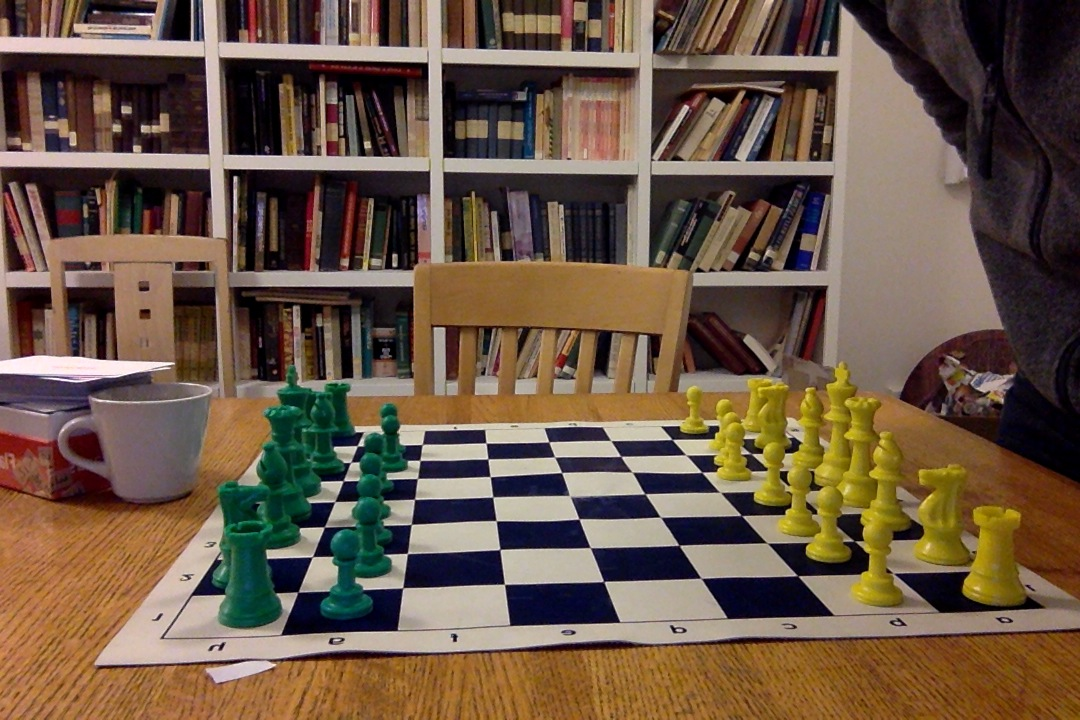
#> input picture data/ic1/4.jpg, 1080 x 720 px
$ python preprocess_test.py
#> lines starting #> are read from the running program, lines starting #| are printed output that depends on the picture
import cv2
import numpy as np
from util import *


if __name__ == "__main__":

	#=====[ Step 1: read in image	]=====
	im_raw = cv2.imread ('../data/ic1/4.jpg')
#> im_raw is the input picture: shape (720, 1080, 3); mean B, G, R 69.7, 87, 107.3
	im_size = im_raw.shape[0]
#> im_size = 720
	im_raw = im_raw[int(im_size/2):, :]
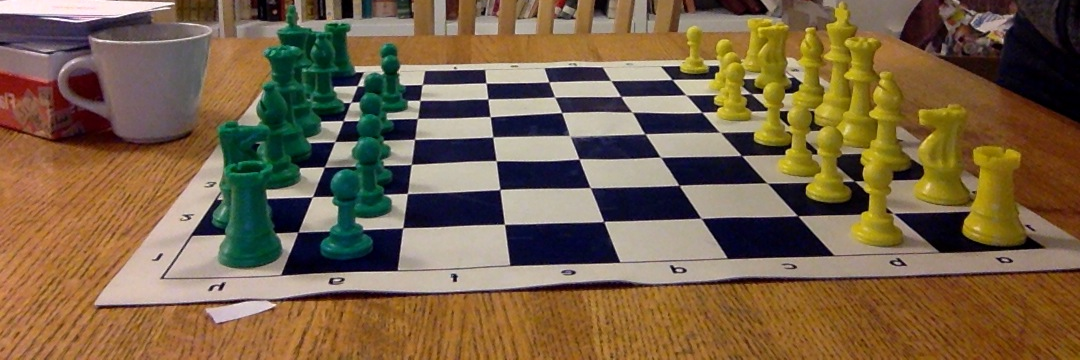
#> im_raw: shape (360, 1080, 3); mean B, G, R 71.5, 98.6, 120.4

	#=====[ Step 2: blur with 5x5 kernel	]=====
	im_blur = cv2.blur (im_raw, (5, 5))
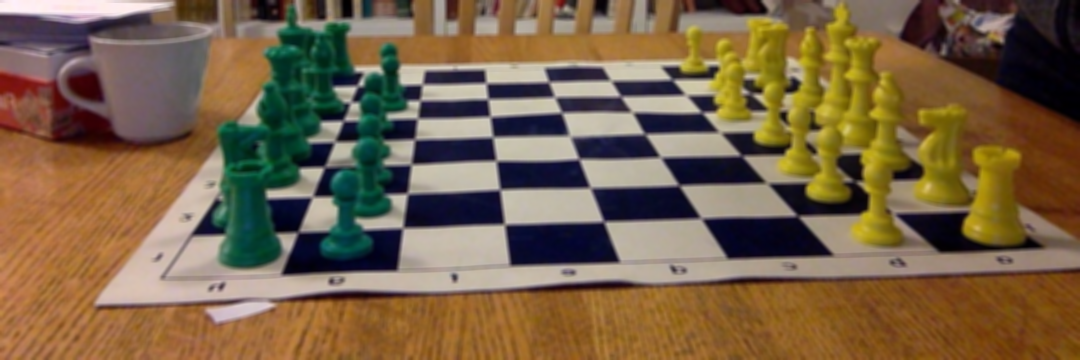
#> im_blur: shape (360, 1080, 3); mean B, G, R 71.5, 98.6, 120.4
	kernel 	= np.ones ((4, 4), np.uint8)

	dilation = cv2.dilate (im_blur, kernel)
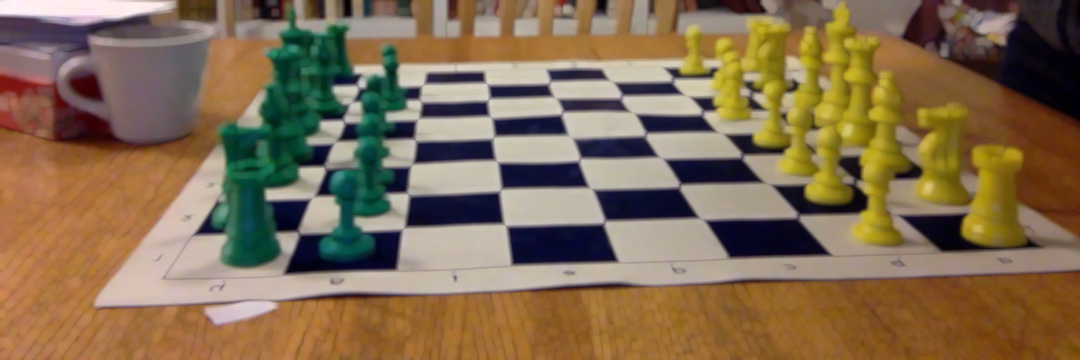
#> dilation: shape (360, 1080, 3); mean B, G, R 81.2, 108.7, 130.8
	erosion = cv2.erode (dilation, kernel)
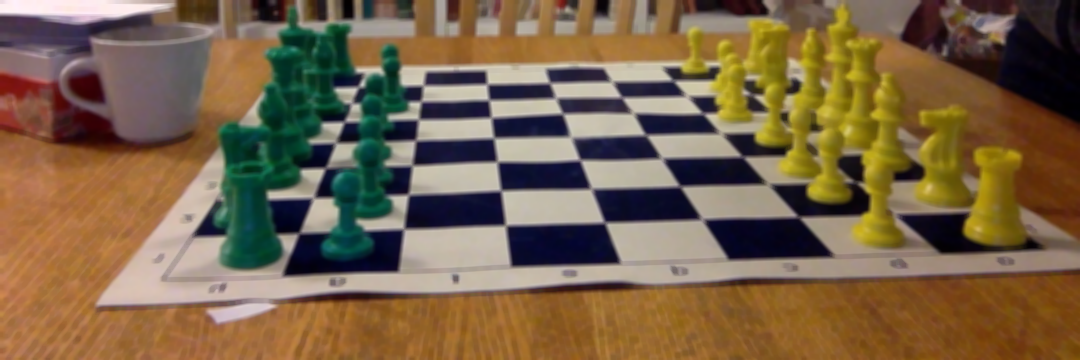
#> erosion: shape (360, 1080, 3); mean B, G, R 72.6, 99.5, 121.3

	# erosion = cv2.erode (im_blur, kernel)
	# dilation = cv2.dilate (erosion, kernel)


	#=====[ Step 5: apply canny edge detection	]=====
	im_canny = cv2.Canny (dilation, 30, 80)
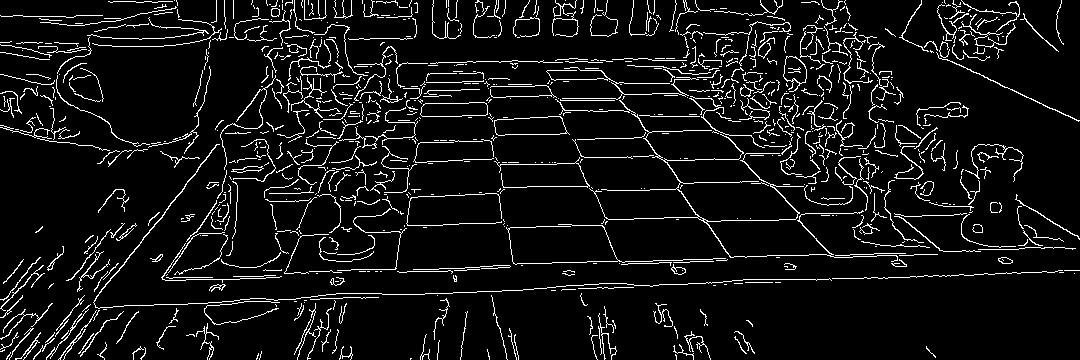
#> im_canny: shape (360, 1080); 7.4% white in thin lines or dots
	# [11 lines of commented-out code are left out]
	cv2.namedWindow ('lines')
	cv2.imshow ('lines', dilation)
	key = 0
	while key != 27:
		key = cv2.waitKey (30)
#> (key Esc is pressed here)

$ run again, with data/ic1/1.jpg copied over data/ic1/4.jpg
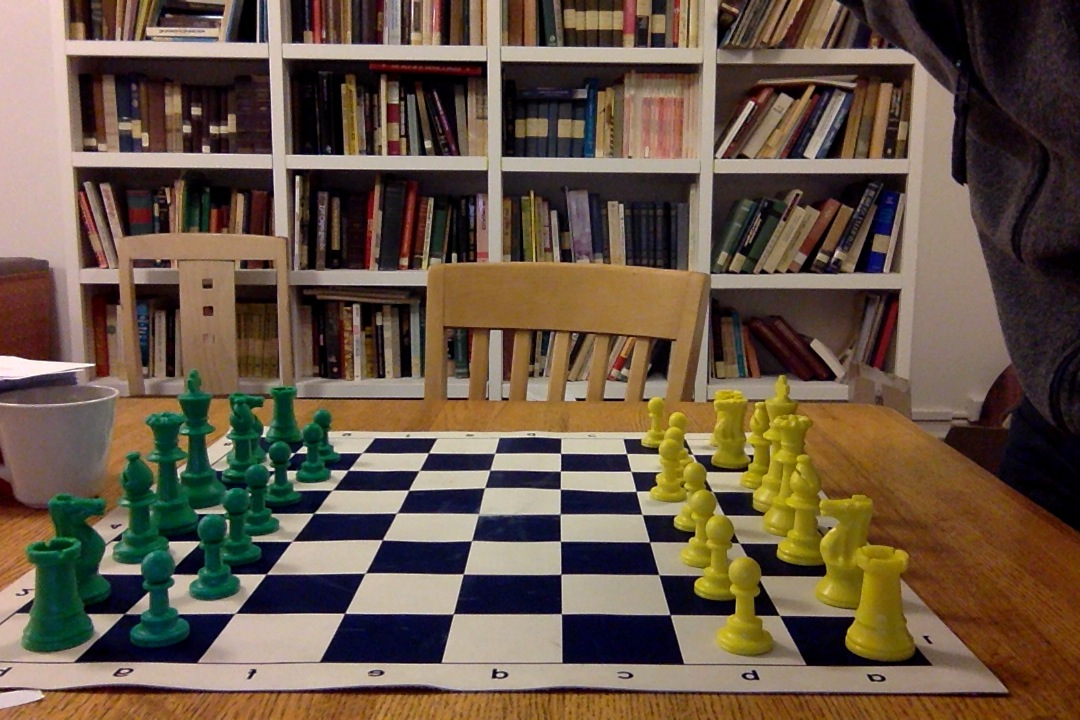
#> input picture data/ic1/1.jpg, 1080 x 720 px
#> im_raw is the input picture: shape (720, 1080, 3); mean B, G, R 69.9, 86.2, 103.7
#> im_raw: shape (360, 1080, 3)
#> `erosion = cv2.erode (dilation, kernel)`:
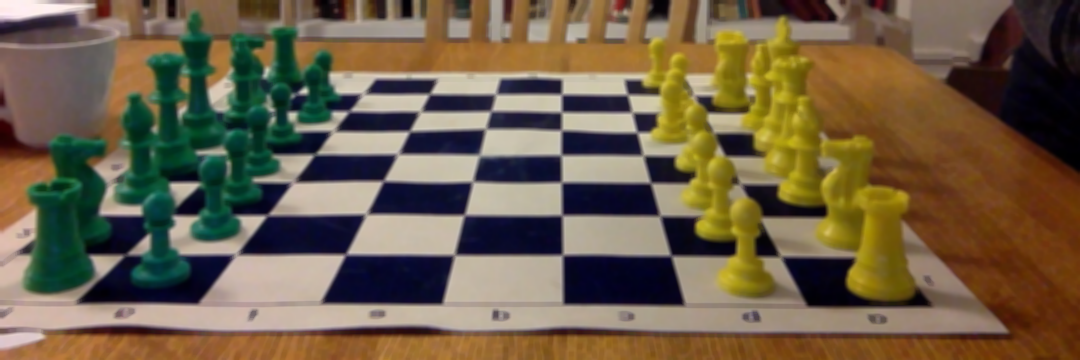
#> erosion: shape (360, 1080, 3); mean B, G, R 71.9, 94.9, 110.1
#> `im_canny = cv2.Canny (dilation, 30, 80)`:
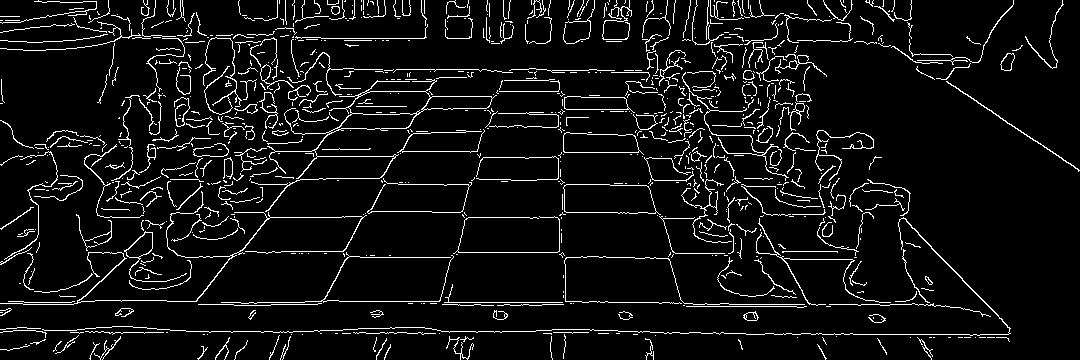
#> im_canny: shape (360, 1080); 6.8% white in thin lines or dots

$ run again, with data/ic1/2.jpg copied over data/ic1/4.jpg
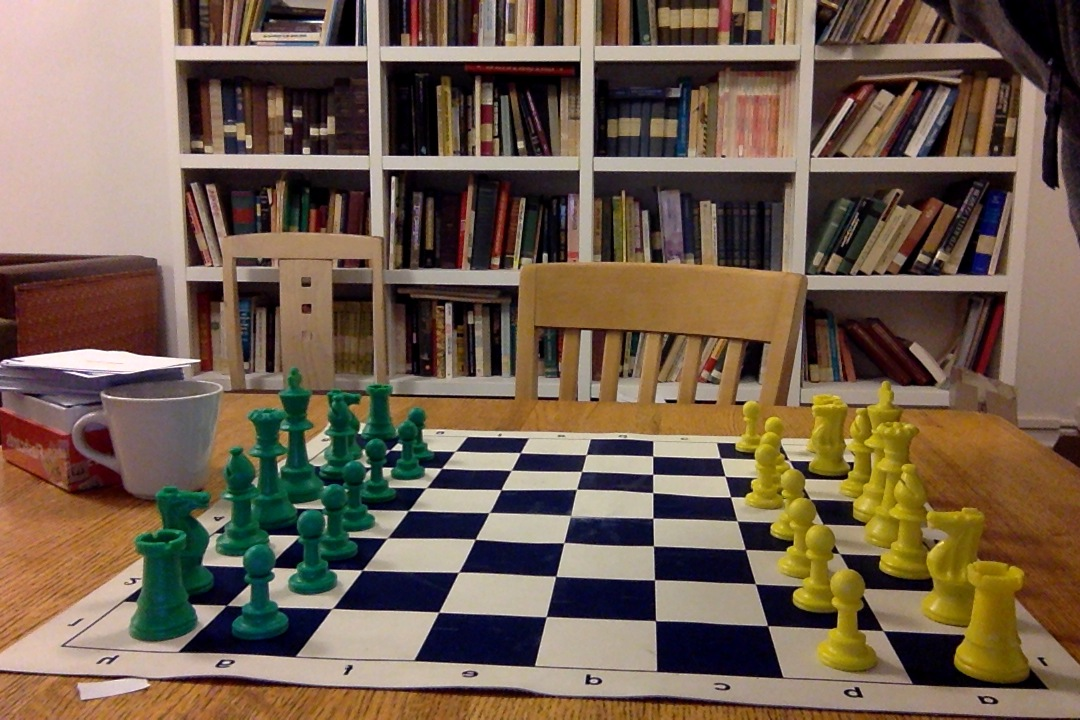
#> input picture data/ic1/2.jpg, 1080 x 720 px
#> im_raw is the input picture: shape (720, 1080, 3); mean B, G, R 78.2, 95.2, 114.2
#> im_raw: shape (360, 1080, 3)
#> `erosion = cv2.erode (dilation, kernel)`:
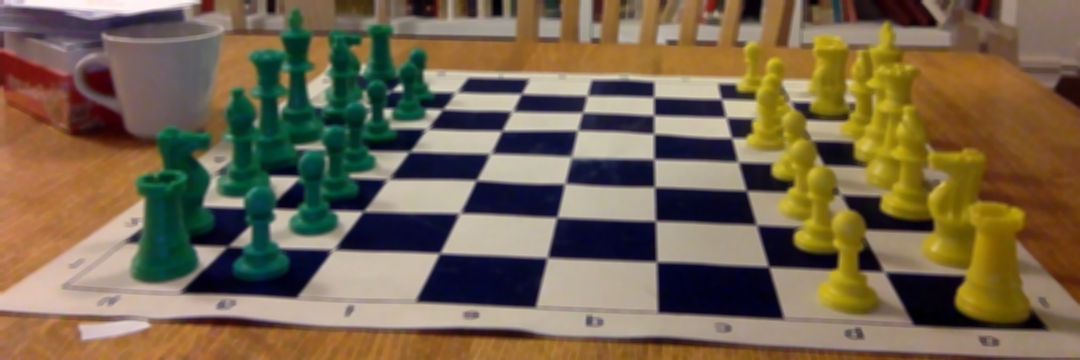
#> erosion: shape (360, 1080, 3); mean B, G, R 78.1, 101.6, 118
#> `im_canny = cv2.Canny (dilation, 30, 80)`:
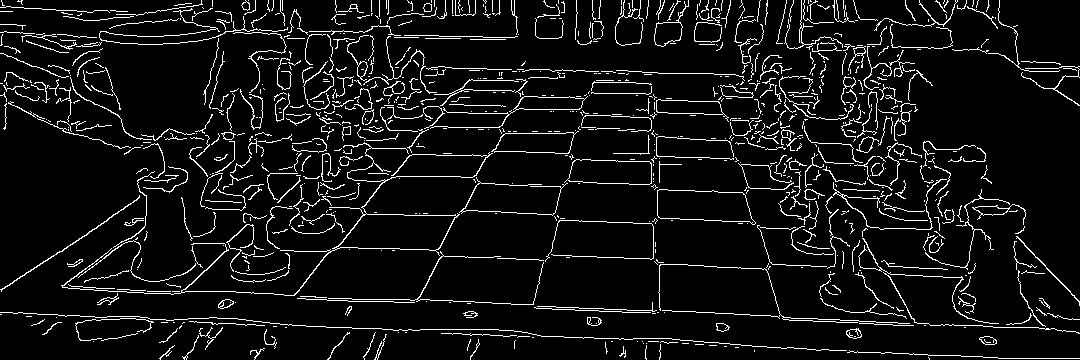
#> im_canny: shape (360, 1080); 7.3% white in thin lines or dots

$ run again, with data/ic1/3.jpg copied over data/ic1/4.jpg
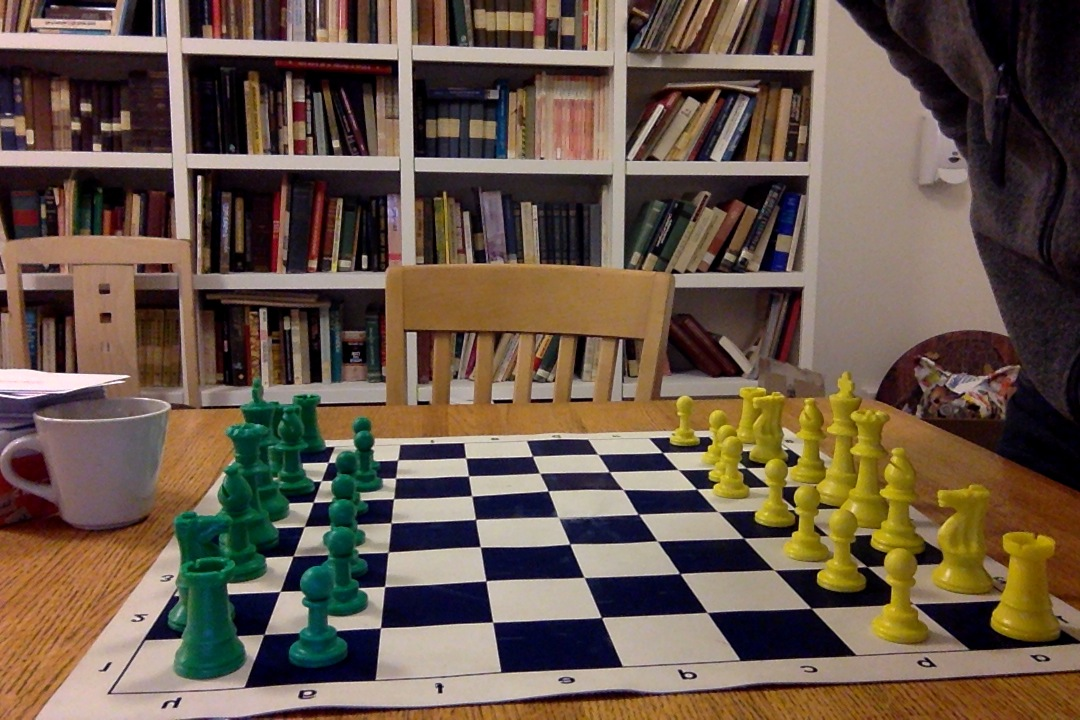
#> input picture data/ic1/3.jpg, 1080 x 720 px
#> im_raw is the input picture: shape (720, 1080, 3); mean B, G, R 73, 87, 104.6
#> im_raw: shape (360, 1080, 3)
#> `erosion = cv2.erode (dilation, kernel)`:
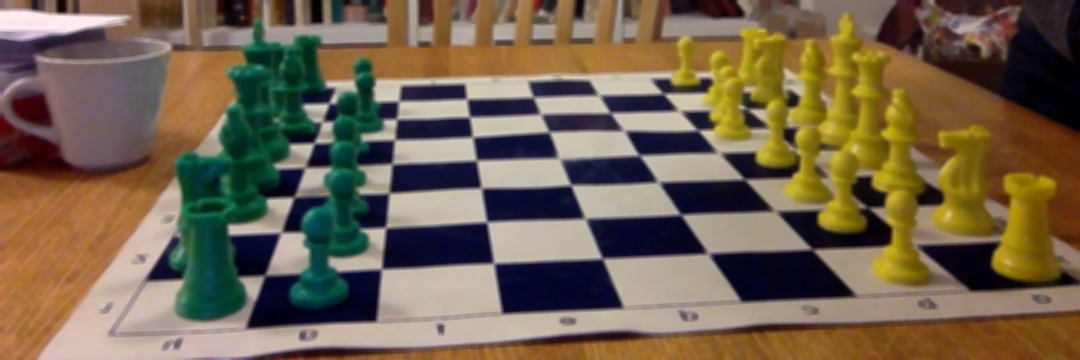
#> erosion: shape (360, 1080, 3); mean B, G, R 78, 98.7, 114.7
#> `im_canny = cv2.Canny (dilation, 30, 80)`:
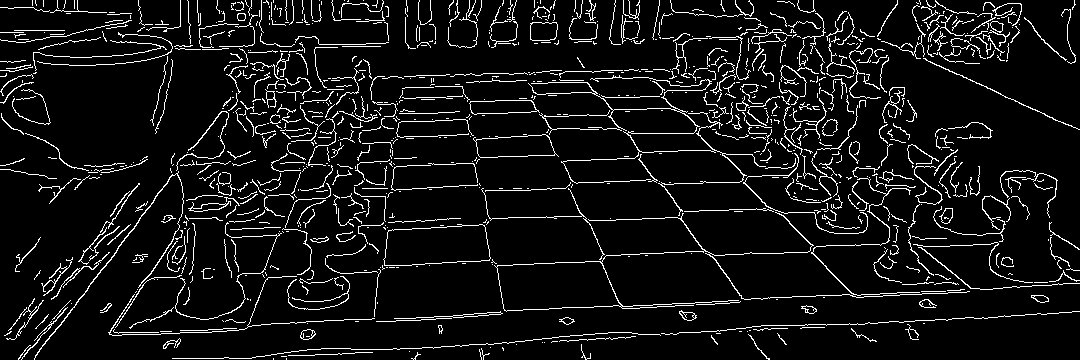
#> im_canny: shape (360, 1080); 7.6% white in thin lines or dots
